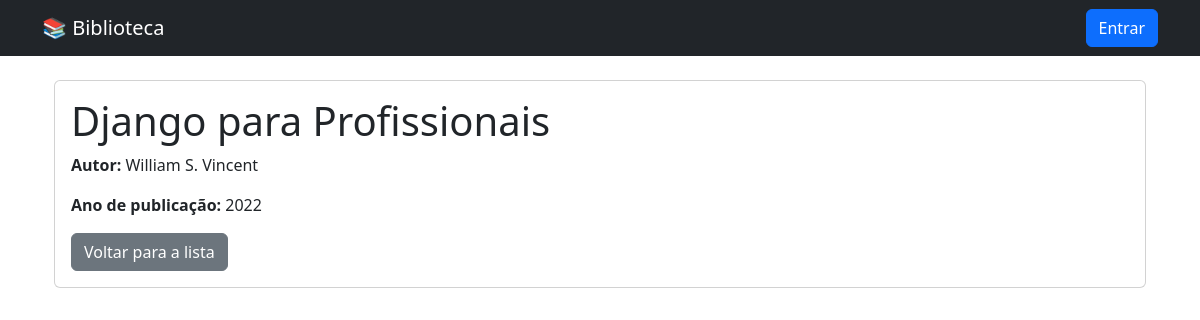
Page /livros/7/ on the committed database.
### livros/models.py (models this page shows, shortened)
class Livro(models.Model):
    titulo = models.CharField(max_length=100)
    autor = models.CharField(max_length=100)
    ano_publicacao = models.IntegerField()

### livros/views.py (the view)
# urls.py: path('<int:id>/', views.detalhe_livro, name='detalhe_livro'),
def detalhe_livro(request, id):
    livro = get_object_or_404(Livro, id=id)
    contexto = {
        'livro': livro
    }
    return render(request, 'livros/detalhe_livro.html', contexto)

### livros/templates/livros/detalhe_livro.html (shortened to what this page needs)
{% extends 'livros/base.html' %}
 {% block content %}
    <div class="container mt-4">
        <div class="card">
            <div class="card-body">
                <h1 class="card-title">
                    {{ livro.titulo }}
                </h1>
                <p class="card-text">
                    <strong>Autor:</strong> {{ livro.autor }}
                </p>
                <p class="card-text">
                    <strong>Ano de publicação:</strong> {{ livro.ano_publicacao }}
                </p>
                <a href="{% url 'lista_livros' %}" class="btn btn-secondary">
                    Voltar para a lista
                </a>
            </div>
        </div>
    </div>
{% endblock %}

### rows in the picture
Livro: titulo "Django para Profissionais", autor "William S. Vincent", ano_publicacao "2022"
